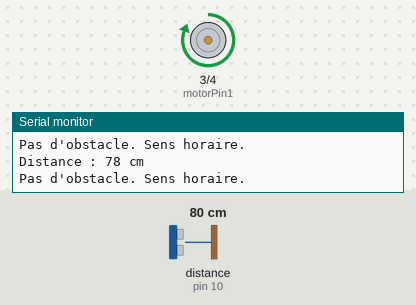
Recording of a sketch running on a simulated Arduino Uno, built with avr-gcc and run on an emulated ATmega328P. On the bench: motor-driver pin pairs drawn as motors (green arrow = first pin HIGH = forward, orange = second pin HIGH = backward, longer = more drive, scaled by the enable pin), the last lines printed to the serial monitor. Wiring (inferred from the names in the program): ultrasonic range finder: trigger pin 9; echo pin 10. The test bench sets the inputs (shaded band); at power-on: distance to the obstacle (sensor on pin 10) 80 cm. The echo pulse lasts 58.3 µs per cm.

Above: at 1.2 s.
1.3 s: distance to the obstacle (sensor on pin 10) set to 12 cm
2.8 s: distance to the obstacle (sensor on pin 10) set to 9 cm
At 4.7 s:
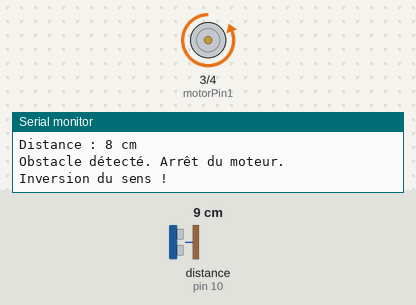
5.4 s: distance to the obstacle (sensor on pin 10) set to 18 cm
7.5 s: distance to the obstacle (sensor on pin 10) set to 2 cm
At 8.3 s:
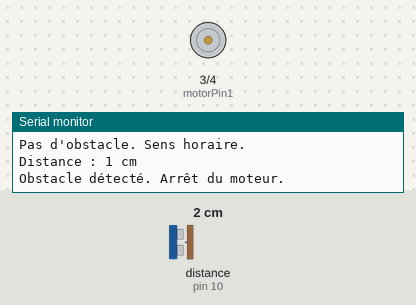
Timing chart, 0 to 11.0 s (numbered marks = the images above; inputs shaded):
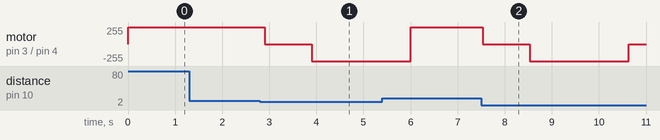

Measured:
- the behaviour switches between 11 and 10 cm on distance to the obstacle (sensor on pin 10) (found by bisection; images 0 and 1)
- after the input at 2.8 s, motor on pin 3 (motorPin1) / pin 4 (motorPin2): forward 255/255 → stopped after 0.10 s, → backward 255/255 1.0 s later
- after the input at 7.5 s, motor on pin 3 (motorPin1) / pin 4 (motorPin2): forward 255/255 → stopped at once, → backward 255/255 1.0 s later, → stopped 2.1 s later

The sketch:

motor_sensor_distance.ino
```cpp
const int motorPin1 = 3;   // Broche Input1 du L293D pour le sens horaire
const int motorPin2 = 4;   // Broche Input2 du L293D pour le sens antihoraire
const int enablePin = 5;   // Broche Enable1 du L293D pour activer le moteur (PWM)
const int trigPin = 9;     // Broche Trig du capteur à ultrasons
const int echoPin = 10;    // Broche Echo du capteur à ultrasons

int vitesse = 255;         // Vitesse maximale (PWM)
long distance;             // Distance mesurée en cm
long duree;                // Temps pour le signal d'écho

void setup() {
  pinMode(motorPin1, OUTPUT);
  pinMode(motorPin2, OUTPUT);
  pinMode(enablePin, OUTPUT);
  pinMode(trigPin, OUTPUT);
  pinMode(echoPin, INPUT);

  Serial.begin(9600); // Initialisation pour afficher les distances
}

void loop() {
  // Mesurer la distance avec le capteur à ultrasons
  distance = mesurerDistance();

  if (distance < 10) {
    Serial.println("Obstacle détecté. Arrêt du moteur.");
    arreterMoteur();
    Serial.println("Inversion du sens !");
    digitalWrite(motorPin1, LOW);
    digitalWrite(motorPin2, HIGH);
    analogWrite(enablePin, vitesse);
    delay(2000);
  } else {
    Serial.println("Pas d'obstacle. Sens horaire.");
    digitalWrite(motorPin1, HIGH);
    digitalWrite(motorPin2, LOW);
    analogWrite(enablePin, vitesse);
  }

  delay(100);
}

long mesurerDistance() {
  digitalWrite(trigPin, LOW);
  delayMicroseconds(2);
  digitalWrite(trigPin, HIGH);
  delayMicroseconds(10);
  digitalWrite(trigPin, LOW);

  duree = pulseIn(echoPin, HIGH, 30000); // Timeout de 30 ms
  if (duree == 0) {
    Serial.println("Pas de mesure valide !");
    return 1000; // Distance élevée si aucune mesure
  }

  distance = duree * 0.034 / 2;

  Serial.print("Distance : ");
  Serial.print(distance);
  Serial.println(" cm");

  return distance;
}

void arreterMoteur() {
  digitalWrite(motorPin1, LOW);
  digitalWrite(motorPin2, LOW);
  analogWrite(enablePin, 0);
  delay(1000); // Pause avant changement de sens
}
```
